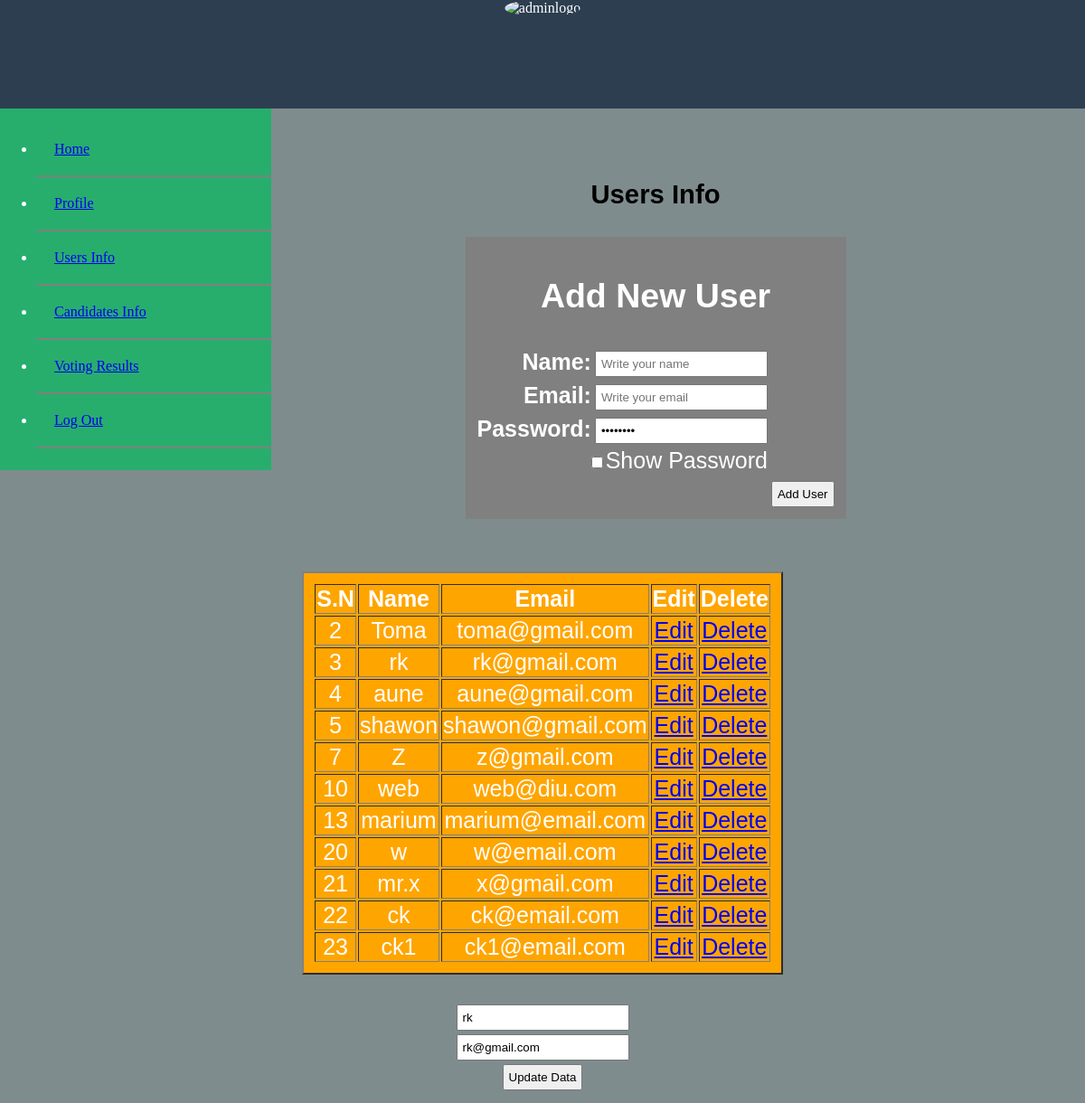
The page /usersInfo.php?edit=3 (signed in) on the database its author committed.
### tables this page shows
CREATE TABLE `users` (
  `id` int(100) NOT NULL,
  `name` varchar(100) NOT NULL,
  `pass` varchar(100) NOT NULL,
  `email` varchar(100) NOT NULL
);

### show_data.php (the view)
<!DOCTYPE html>
<?php
$con=mysqli_connect("localhost","root","","voting_system") or die("Connection was not created");
?>
<html>
<body>
<table width="500" bgcolor="orange" border="2">
    <tr>
        <th>S.N</th>
        <th>Name</th>
        <th>Email</th>
        <th>Edit</th>
        <th>Delete</th>
    </tr>
   <?php
        $select="select * from users";
        $run_select=mysqli_query($con,$select);
        while($row=mysqli_fetch_array($run_select)){
            $user_id=$row['id'];
            $user_name=$row['name'];
            $user_email=$row['email'];
    ?>
    <tr align="center">
        <td><?php echo $user_id;?></td>
        <td><?php echo $user_name;?></td>
        <td><?php echo $user_email;?></td>
        <td><a href="usersInfo.php?edit=<?php echo $user_id;?>">Edit</a></td>
        <td><a href="usersInfo.php?delete=<?php echo $user_id;?>">Delete</a></td>
    </tr>
        <?php } ?>
</table>
</body>
</html>

### edit.php (shortened to what this page needs)
<?php
$con=mysqli_connect("localhost","root","","voting_system") or die("Connection was not created");
?>
<html>
<body>
  <?php
                if(isset($_GET['edit'])){
                    $edit_id=$_GET['edit'];
                    $edit="select * from users where id=$edit_id";
                    $run_edit=mysqli_query($con,$edit);
                    $row=mysqli_fetch_array($run_edit);
                        $user_name=$row['name'];
                        $user_email=$row['email'];
                }
            ?>
        <br/>
        <form method="post" action="">
                <input type="text" name="u_name" value="<?php echo $user_name;?>"/><br/>
                <input type="text" name="u_email" value="<?php echo $user_email;?>"/><br/>
                <input type="submit" name="update" value="Update Data"/></br>
            </form>
    </body>
</html>

### usersInfo.php (style rules this page uses)
body { margin:0px; border: 0px; }

### add_user.php (style rules this page uses)
table { color:white; padding:10px; width:400px; }
input { padding:5px; }

### rows shown on the page
users: id "2", name "Toma", email "toma@gmail.com"
users: id "3", name "rk", email "rk@gmail.com", u_name "rk", u_email "rk@gmail.com"
users: id "4", name "aune", email "aune@gmail.com"
users: id "5", name "shawon", email "shawon@gmail.com"
users: id "7", name "Z", email "z@gmail.com"
users: id "10", name "web", email "web@diu.com"
users: id "13", name "marium", email "marium@email.com"
users: id "20", name "w", email "w@email.com"
users: id "21", name "mr.x", email "x@gmail.com"
users: id "22", name "ck", email "ck@email.com"
users: id "23", name "ck1", email "ck1@email.com"
